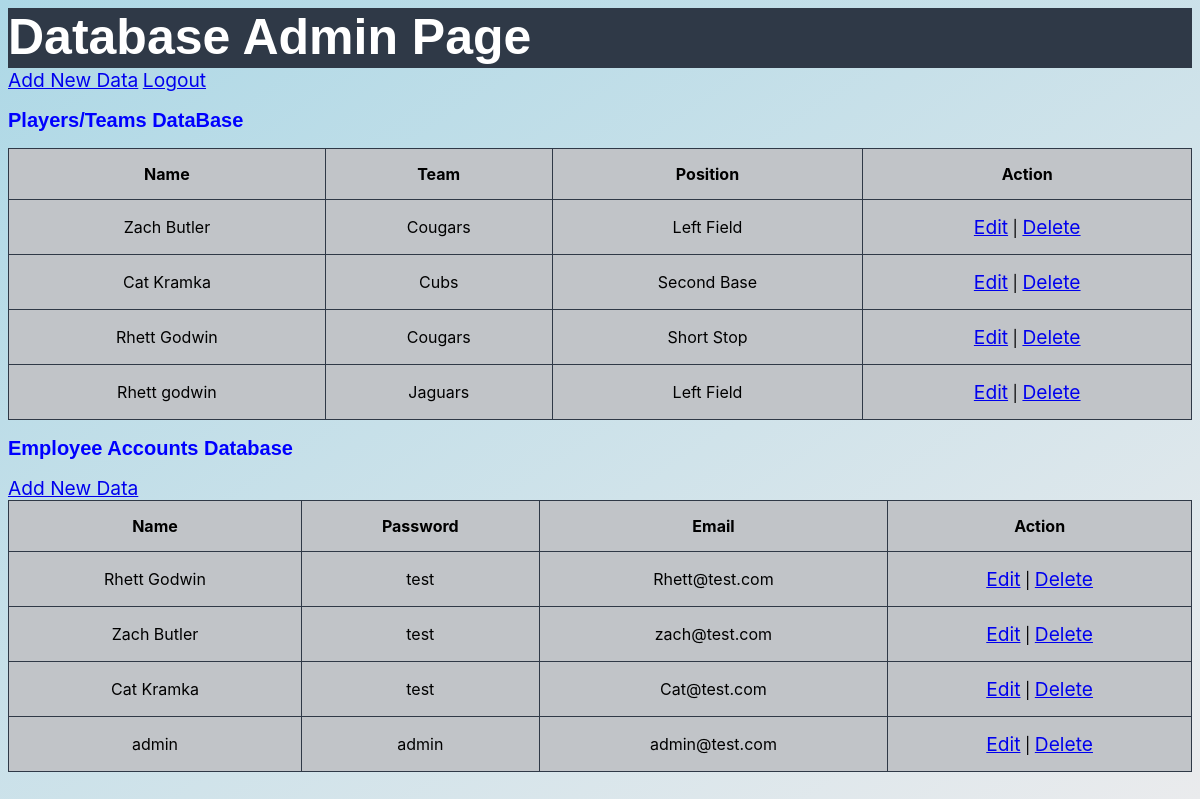
/1_code/admin.php (signed in), run on the app's committed database.
### tables this page shows
CREATE TABLE IF NOT EXISTS `players` (
  `id` int NOT NULL AUTO_INCREMENT,
  `playername` varchar(255) NOT NULL,
  `team` varchar(255) NOT NULL,
  `position` varchar(100) NOT NULL,
  PRIMARY KEY (`id`)
);

CREATE TABLE IF NOT EXISTS `accounts` (
  `id` int NOT NULL AUTO_INCREMENT,
  `username` varchar(50) NOT NULL,
  `password` varchar(255) NOT NULL,
  `email` varchar(100) NOT NULL,
  `isAdmin` tinyint(1) DEFAULT '0',
  PRIMARY KEY (`id`)
);

### 1_code/admin.php (the view, shortened to what this page needs)
<?php
require_once('newDBconnect.php');
$result = mysqli_query($mysqli, "SELECT * FROM players");
$result2 = mysqli_query($mysqli,"SELECT * FROM accounts");
?>
<html>
<head>
    <link href="style.css?v=<?php echo time(); ?>" rel="stylesheet" type="text/css">
</head>
<body>
	<nav class="navtop">
	<h2 style="color:white;font-size:50px;">Database Admin Page</h2>
</nav>
	<a href="add.php">Add New Data</a>
		<a href="index.html">Logout</a>
		<h2 style="color:Blue">Players/Teams DataBase</h2>
	<table width='80%' border=0>
		<tr bgcolor='#DDDDDD'>
			<td><strong>Name</strong></td>
			<td><strong>Team</strong></td>
			<td><strong>Position</strong></td>
			<td><strong>Action</strong></td>
		</tr>
		<?php
		while ($res = mysqli_fetch_assoc($result)) {
			echo "<tr>";
			echo "<td>".$res['playername']."</td>";
			echo "<td>".$res['team']."</td>";
			echo "<td>".$res['position']."</td>";
			echo "<td><a href=\"edit.php?id=$res[id]\">Edit</a> |
		 	<a href=\"delete.php?id=$res[id]\" onClick=\"return confirm('Are you sure you want to delete?')\">Delete</a></td>";
		}
		?>
	</table>
	<h2 style="color:Blue">Employee Accounts Database</h2>
	<a href="addAcct.php">Add New Data</a>
	<table width='100%' border=0>
		<tr bgcolor='#DDDDDD'>
			<td><strong>Name</strong></td>
			<td><strong>Password</strong></td>
			<td><strong>Email</strong></td>
			<td><strong>Action</strong></td>
		</tr>
		<?php
		while ($res = mysqli_fetch_assoc($result2)) {
			echo "<tr>";
			echo "<td>".$res['username']."</td>";
			echo "<td>".$res['password']."</td>";
			echo "<td>".$res['email']."</td>";
			echo "<td><a href=\"editAcct.php?id=$res[id]\">Edit</a> |
		 	<a href=\"delete.php?id=$res[id]\" onClick=\"return confirm('Are you sure you want to delete?')\">Delete</a></td>";
		}
		?>
	</table>
</body>
</html>
</html>

### 1_code/style.css (style rules this page uses)
* { box-sizing: border-box; font-family: -apple-system, BlinkMacSystemFont, "segoe ui", roboto, oxygen, ubuntu, cantarell, "fira sans", "droid sans", "helvetica neue", Arial, sans-serif; font-size: 16px; }
body { background-image: linear-gradient(to bottom right,lightblue, #eaebed); }
body { background-color:lightblue; }
h2 { font-family: Arial, Helvetica, sans-serif; font-size:20px; }
.navtop { background-color: #2f3947; height: 60px; width: 100%; border: 0; }
td, th { border: 1px solid #2f3947; height: 15%; text-align: center; }
table { border-collapse: collapse; min-width: 40%; position: sticky; top:0; width:100%; }
th, td { padding: 15px; }
tr { background-color:#c1c4c8; }
a { font-size:larger; }

### data on the page
players: playername "Zach Butler", team "Cougars", position "Left Field"
players: playername "Cat Kramka", team "Cubs", position "Second Base"
players: playername "Rhett Godwin", team "Cougars", position "Short Stop"
players: playername "Rhett godwin", team "Jaguars", position "Left Field"
accounts: username "Rhett Godwin", password "test", email "Rhett@test.com"
accounts: username "Zach Butler", password "test", email "zach@test.com"
accounts: username "Cat Kramka", password "test", email "Cat@test.com"
accounts: username "admin", password "admin", email "admin@test.com"
